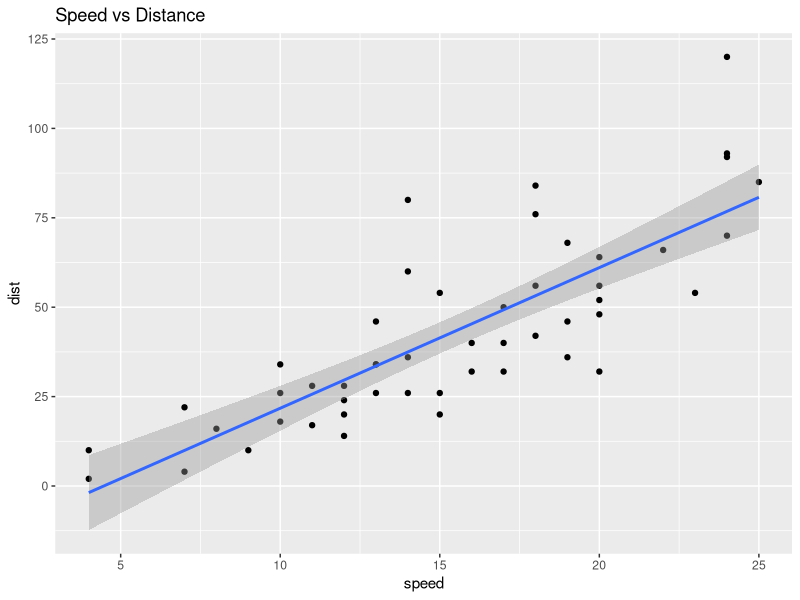
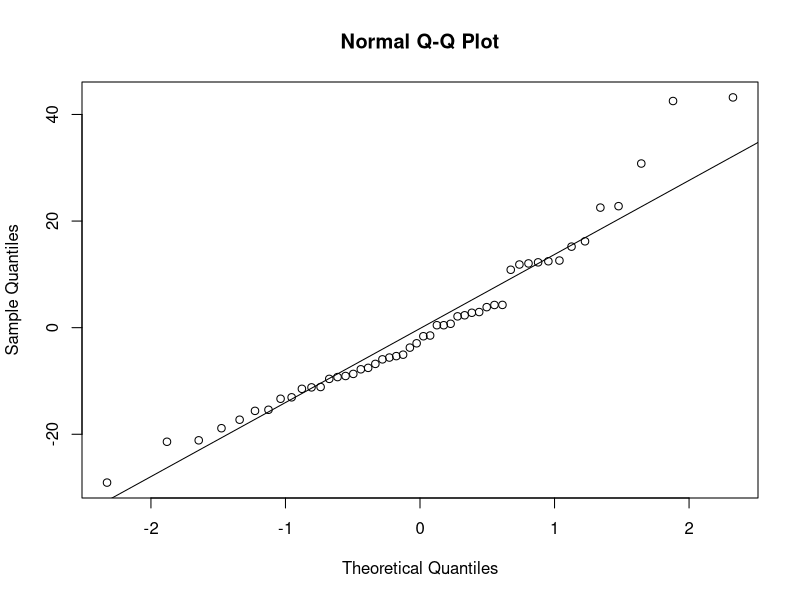

The R source for these figures, in order:
## ---- chunk 1
library(tidyverse)
## ---- chunk 2
data('cars')
## ---- chunk 3
model = lm(dist~speed,cars)
## ---- chunk 4
ggplot(cars,aes(x = speed,y=dist))+geom_point(stat= 'identity')+labs(title = 'Speed vs Distance') + geom_smooth(method='lm', formula= y~x)
## ---- chunk 5
summary(model)

## ---- chunk 6
qqnorm(resid(model))
qqline(resid(model))
